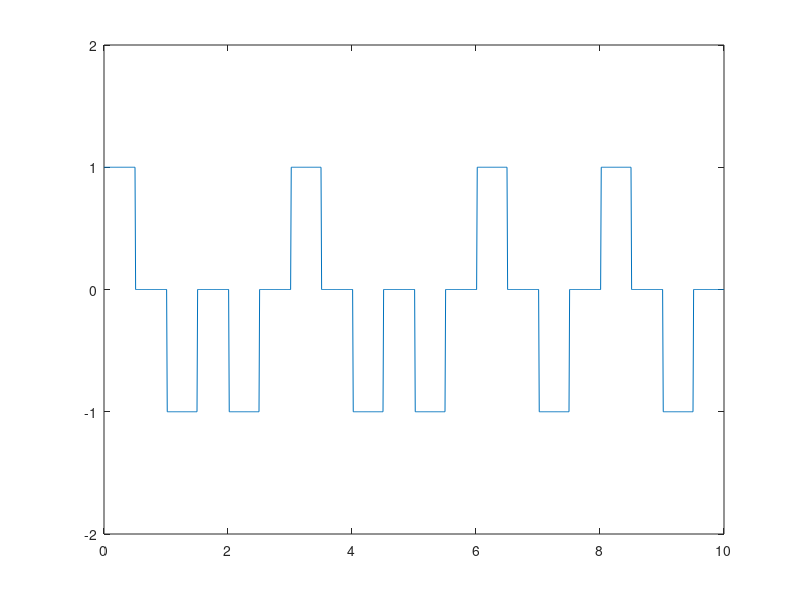

The MATLAB source for this figure:
%rz unipolar
N=10;
%n=[1 0 1 0]
n=randi([0 1],1,N);
nn=[];
%no mapping needed for unipolar
for m=1:N
    if n(m)==0
        nn(m)=-1;
    else
        nn(m)=1;
    end
end


%pulse shaping
i=1;
a=0;
b=0.5;
y=[];
t=0:0.01:length(n);

for j=1:length(t)
    if t(j)>=a && t(j)<=b
        y(j)=nn(i);
    elseif t(j)>=b && t(j)<=i
        y(j)=0;
    else 
        %y(j)=0;
        i=i+1;
        a=a+1;
        b=b+1;
    end
end
plot(t,y);
axis([0 N -2 2]);
        
      
